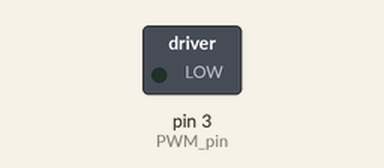
This sketch was run on a simulated Arduino Uno, built with avr-gcc and run on an emulated ATmega328P. Shown: switched loads named in the sketch (green lamp = pin HIGH).

Above: at 0.05 s.
At 4.05 s:
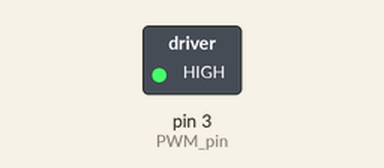
At 8.0 s:
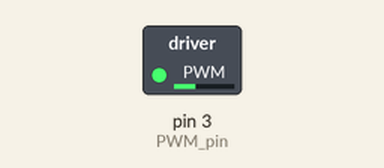
Timing chart, 0 to 10.4 s (numbered marks = the images above):
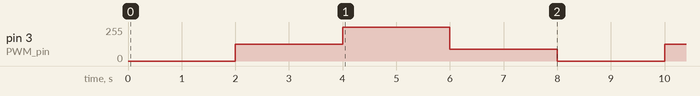

The sketch:

Tutorial_AnalogOutputPart2.ino
```cpp
int PWM_pin = 3;
void setup () {
     pinMode(PWM_pin, OUTPUT);
}

void loop() {
     analogWrite(PWM_pin, 0);
     delay(2000);
     analogWrite(PWM_pin,127);
     delay(2000);
     analogWrite(PWM_pin, 255);
     delay(2000);
     analogWrite(PWM_pin, 90);
     delay(2000);
}
```

Motor.ino
```cpp
const int MOTOR_PIN = 3;
void setupMotor(){
  pinMode(MOTOR_PIN, OUTPUT);
}
void activateMotor(int motorPower){
  analogWrite(MOTOR_PIN, motorPower);
}
void deactivateMotor() {
  analogWrite(MOTOR_PIN, 0);
}
```

Measured:
- by itself, pin 3 (PWM_pin): repeats every 8.0 s: 255/255 2.0 s, 90/255 2.0 s, 0/255 2.0 s, 127/255 2.0 s
